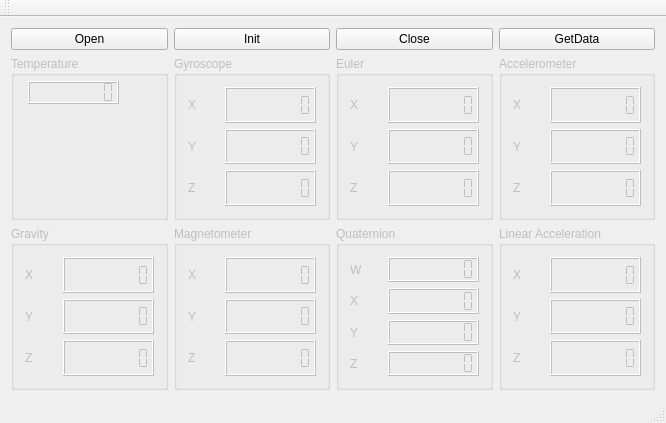
<?xml version="1.0" encoding="UTF-8"?>
<ui version="4.0">
 <class>MainWindow</class>
 <widget class="QMainWindow" name="MainWindow">
  <property name="enabled">
   <bool>true</bool>
  </property>
  <property name="geometry">
   <rect>
    <x>0</x>
    <y>0</y>
    <width>666</width>
    <height>423</height>
   </rect>
  </property>
  <property name="windowTitle">
   <string>MainWindow</string>
  </property>
  <widget class="QWidget" name="centralWidget">
   <layout class="QGridLayout" name="gridLayout">
    <item row="1" column="2">
     <widget class="QGroupBox" name="groupBox_Gyroscope">
      <property name="enabled">
       <bool>false</bool>
      </property>
      <property name="title">
       <string>Gyroscope</string>
      </property>
      <layout class="QGridLayout" name="gridLayout_6">
       <item row="0" column="0">
        <widget class="QLabel" name="label_Gyroscope_X">
         <property name="text">
          <string>X</string>
         </property>
        </widget>
       </item>
       <item row="0" column="1">
        <widget class="QLCDNumber" name="lcdNumber_Gyroscope_X">
         <property name="enabled">
          <bool>false</bool>
         </property>
         <property name="digitCount">
          <number>8</number>
         </property>
         <property name="segmentStyle">
          <enum>QLCDNumber::Flat</enum>
         </property>
        </widget>
       </item>
       <item row="1" column="0">
        <widget class="QLabel" name="label_Gyroscope_Y">
         <property name="text">
          <string>Y</string>
         </property>
        </widget>
       </item>
       <item row="1" column="1">
        <widget class="QLCDNumber" name="lcdNumber_Gyroscope_Y">
         <property name="enabled">
          <bool>false</bool>
         </property>
         <property name="digitCount">
          <number>8</number>
         </property>
         <property name="segmentStyle">
          <enum>QLCDNumber::Flat</enum>
         </property>
        </widget>
       </item>
       <item row="2" column="0">
        <widget class="QLabel" name="label_Gyroscope_Z">
         <property name="text">
          <string>Z</string>
         </property>
        </widget>
       </item>
       <item row="2" column="1">
        <widget class="QLCDNumber" name="lcdNumber_Gyroscope_Z">
         <property name="enabled">
          <bool>false</bool>
         </property>
         <property name="digitCount">
          <number>8</number>
         </property>
         <property name="segmentStyle">
          <enum>QLCDNumber::Flat</enum>
         </property>
        </widget>
       </item>
      </layout>
     </widget>
    </item>
    <item row="1" column="4">
     <widget class="QGroupBox" name="groupBox_Accelerometer">
      <property name="enabled">
       <bool>false</bool>
      </property>
      <property name="title">
       <string>Accelerometer</string>
      </property>
      <layout class="QGridLayout" name="gridLayout_5">
       <item row="2" column="0">
        <widget class="QLabel" name="label_Accelerometer_Y">
         <property name="text">
          <string>Y</string>
         </property>
        </widget>
       </item>
       <item row="3" column="0">
        <widget class="QLabel" name="label_Accelerometer_Z">
         <property name="text">
          <string>Z</string>
         </property>
        </widget>
       </item>
       <item row="1" column="0">
        <widget class="QLabel" name="label_Accelerometer_X">
         <property name="text">
          <string>X</string>
         </property>
        </widget>
       </item>
       <item row="1" column="1">
        <widget class="QLCDNumber" name="lcdNumber_Accelerometer_X">
         <property name="enabled">
          <bool>false</bool>
         </property>
         <property name="digitCount">
          <number>8</number>
         </property>
         <property name="segmentStyle">
          <enum>QLCDNumber::Flat</enum>
         </property>
        </widget>
       </item>
       <item row="2" column="1">
        <widget class="QLCDNumber" name="lcdNumber_Accelerometer_Y">
         <property name="enabled">
          <bool>false</bool>
         </property>
         <property name="digitCount">
          <number>8</number>
         </property>
         <property name="segmentStyle">
          <enum>QLCDNumber::Flat</enum>
         </property>
        </widget>
       </item>
       <item row="3" column="1">
        <widget class="QLCDNumber" name="lcdNumber_Accelerometer_Z">
         <property name="enabled">
          <bool>false</bool>
         </property>
         <property name="digitCount">
          <number>8</number>
         </property>
         <property name="segmentStyle">
          <enum>QLCDNumber::Flat</enum>
         </property>
        </widget>
       </item>
      </layout>
     </widget>
    </item>
    <item row="3" column="2">
     <widget class="QGroupBox" name="groupBox_Magnetometer">
      <property name="enabled">
       <bool>false</bool>
      </property>
      <property name="title">
       <string>Magnetometer</string>
      </property>
      <layout class="QGridLayout" name="gridLayout_7">
       <item row="0" column="0">
        <widget class="QLabel" name="label_Magnetometer_X">
         <property name="text">
          <string>X</string>
         </property>
        </widget>
       </item>
       <item row="0" column="1">
        <widget class="QLCDNumber" name="lcdNumber_Magnetometer_X">
         <property name="enabled">
          <bool>false</bool>
         </property>
         <property name="digitCount">
          <number>8</number>
         </property>
         <property name="segmentStyle">
          <enum>QLCDNumber::Flat</enum>
         </property>
        </widget>
       </item>
       <item row="1" column="0">
        <widget class="QLabel" name="label_Magnetometer_Y">
         <property name="text">
          <string>Y</string>
         </property>
        </widget>
       </item>
       <item row="1" column="1">
        <widget class="QLCDNumber" name="lcdNumber_Magnetometer_Y">
         <property name="enabled">
          <bool>false</bool>
         </property>
         <property name="digitCount">
          <number>8</number>
         </property>
         <property name="segmentStyle">
          <enum>QLCDNumber::Flat</enum>
         </property>
        </widget>
       </item>
       <item row="2" column="0">
        <widget class="QLabel" name="label_Magnetometer_Z">
         <property name="text">
          <string>Z</string>
         </property>
        </widget>
       </item>
       <item row="2" column="1">
        <widget class="QLCDNumber" name="lcdNumber_Magnetometer_Z">
         <property name="enabled">
          <bool>false</bool>
         </property>
         <property name="digitCount">
          <number>8</number>
         </property>
         <property name="segmentStyle">
          <enum>QLCDNumber::Flat</enum>
         </property>
        </widget>
       </item>
      </layout>
     </widget>
    </item>
    <item row="0" column="0">
     <widget class="QPushButton" name="pushButton_Open">
      <property name="text">
       <string>Open</string>
      </property>
     </widget>
    </item>
    <item row="3" column="0">
     <widget class="QGroupBox" name="groupBox_Gravity">
      <property name="enabled">
       <bool>false</bool>
      </property>
      <property name="title">
       <string>Gravity</string>
      </property>
      <layout class="QGridLayout" name="gridLayout_8">
       <item row="0" column="0">
        <widget class="QLabel" name="label_Gravity_X">
         <property name="text">
          <string>X</string>
         </property>
        </widget>
       </item>
       <item row="0" column="1">
        <widget class="QLCDNumber" name="lcdNumber_Gravity_X">
         <property name="enabled">
          <bool>false</bool>
         </property>
         <property name="digitCount">
          <number>8</number>
         </property>
         <property name="segmentStyle">
          <enum>QLCDNumber::Flat</enum>
         </property>
        </widget>
       </item>
       <item row="1" column="0">
        <widget class="QLabel" name="label_Gravity_Y">
         <property name="text">
          <string>Y</string>
         </property>
        </widget>
       </item>
       <item row="1" column="1">
        <widget class="QLCDNumber" name="lcdNumber_Gravity_Y">
         <property name="enabled">
          <bool>false</bool>
         </property>
         <property name="digitCount">
          <number>8</number>
         </property>
         <property name="segmentStyle">
          <enum>QLCDNumber::Flat</enum>
         </property>
        </widget>
       </item>
       <item row="2" column="0">
        <widget class="QLabel" name="label_Gravity_Z">
         <property name="text">
          <string>Z</string>
         </property>
        </widget>
       </item>
       <item row="2" column="1">
        <widget class="QLCDNumber" name="lcdNumber_Gravity_Z">
         <property name="enabled">
          <bool>false</bool>
         </property>
         <property name="digitCount">
          <number>8</number>
         </property>
         <property name="segmentStyle">
          <enum>QLCDNumber::Flat</enum>
         </property>
        </widget>
       </item>
      </layout>
     </widget>
    </item>
    <item row="1" column="0">
     <widget class="QGroupBox" name="groupBox_Temperature">
      <property name="enabled">
       <bool>false</bool>
      </property>
      <property name="title">
       <string>Temperature</string>
      </property>
      <widget class="QLCDNumber" name="lcdNumber_Temperature">
       <property name="enabled">
        <bool>false</bool>
       </property>
       <property name="geometry">
        <rect>
         <x>17</x>
         <y>25</y>
         <width>91</width>
         <height>23</height>
        </rect>
       </property>
       <property name="digitCount">
        <number>8</number>
       </property>
       <property name="segmentStyle">
        <enum>QLCDNumber::Flat</enum>
       </property>
      </widget>
     </widget>
    </item>
    <item row="1" column="3">
     <widget class="QGroupBox" name="groupBox_Euler">
      <property name="enabled">
       <bool>false</bool>
      </property>
      <property name="title">
       <string>Euler</string>
      </property>
      <layout class="QGridLayout" name="gridLayout_4">
       <item row="2" column="1">
        <widget class="QLCDNumber" name="lcdNumber_Euler_Y">
         <property name="enabled">
          <bool>false</bool>
         </property>
         <property name="digitCount">
          <number>8</number>
         </property>
         <property name="segmentStyle">
          <enum>QLCDNumber::Flat</enum>
         </property>
        </widget>
       </item>
       <item row="3" column="0">
        <widget class="QLabel" name="label_Euler_Z">
         <property name="text">
          <string>Z</string>
         </property>
        </widget>
       </item>
       <item row="3" column="1">
        <widget class="QLCDNumber" name="lcdNumber_Euler_Z">
         <property name="enabled">
          <bool>false</bool>
         </property>
         <property name="digitCount">
          <number>8</number>
         </property>
         <property name="segmentStyle">
          <enum>QLCDNumber::Flat</enum>
         </property>
        </widget>
       </item>
       <item row="0" column="1">
        <widget class="QLCDNumber" name="lcdNumber_Euler_X">
         <property name="enabled">
          <bool>false</bool>
         </property>
         <property name="digitCount">
          <number>8</number>
         </property>
         <property name="segmentStyle">
          <enum>QLCDNumber::Flat</enum>
         </property>
        </widget>
       </item>
       <item row="2" column="0">
        <widget class="QLabel" name="label_Euler_Y">
         <property name="text">
          <string>Y</string>
         </property>
        </widget>
       </item>
       <item row="0" column="0">
        <widget class="QLabel" name="label_Euler_X">
         <property name="text">
          <string>X</string>
         </property>
        </widget>
       </item>
      </layout>
     </widget>
    </item>
    <item row="3" column="4">
     <widget class="QGroupBox" name="groupBox_LinerarAcceleration">
      <property name="enabled">
       <bool>false</bool>
      </property>
      <property name="title">
       <string>Linear Acceleration</string>
      </property>
      <layout class="QGridLayout" name="gridLayout_2">
       <item row="0" column="0">
        <widget class="QLabel" name="label_LinearAcceleration_X">
         <property name="text">
          <string>X</string>
         </property>
        </widget>
       </item>
       <item row="0" column="1">
        <widget class="QLCDNumber" name="lcdNumber_LinearAcceleration_X">
         <property name="enabled">
          <bool>false</bool>
         </property>
         <property name="digitCount">
          <number>8</number>
         </property>
         <property name="segmentStyle">
          <enum>QLCDNumber::Flat</enum>
         </property>
        </widget>
       </item>
       <item row="1" column="0">
        <widget class="QLabel" name="label_LinearAcceleration_Y">
         <property name="text">
          <string>Y</string>
         </property>
        </widget>
       </item>
       <item row="1" column="1">
        <widget class="QLCDNumber" name="lcdNumber_LinearAcceleration_Y">
         <property name="enabled">
          <bool>false</bool>
         </property>
         <property name="digitCount">
          <number>8</number>
         </property>
         <property name="segmentStyle">
          <enum>QLCDNumber::Flat</enum>
         </property>
        </widget>
       </item>
       <item row="2" column="0">
        <widget class="QLabel" name="label_LinearAcceleration_Z">
         <property name="text">
          <string>Z</string>
         </property>
        </widget>
       </item>
       <item row="2" column="1">
        <widget class="QLCDNumber" name="lcdNumber_LinearAcceleration_Z">
         <property name="enabled">
          <bool>false</bool>
         </property>
         <property name="digitCount">
          <number>8</number>
         </property>
         <property name="segmentStyle">
          <enum>QLCDNumber::Flat</enum>
         </property>
        </widget>
       </item>
      </layout>
     </widget>
    </item>
    <item row="3" column="3">
     <widget class="QGroupBox" name="groupBox_Quaternion">
      <property name="enabled">
       <bool>false</bool>
      </property>
      <property name="title">
       <string>Quaternion</string>
      </property>
      <layout class="QGridLayout" name="gridLayout_3">
       <item row="2" column="0">
        <widget class="QLabel" name="label_Quaternion_Y">
         <property name="text">
          <string>Y</string>
         </property>
        </widget>
       </item>
       <item row="3" column="0">
        <widget class="QLabel" name="label_Quaternion_Z">
         <property name="text">
          <string>Z</string>
         </property>
        </widget>
       </item>
       <item row="1" column="0">
        <widget class="QLabel" name="label_Quaternion_X">
         <property name="text">
          <string>X</string>
         </property>
        </widget>
       </item>
       <item row="0" column="1">
        <widget class="QLCDNumber" name="lcdNumber_Quaternion_W">
         <property name="enabled">
          <bool>false</bool>
         </property>
         <property name="digitCount">
          <number>8</number>
         </property>
         <property name="segmentStyle">
          <enum>QLCDNumber::Flat</enum>
         </property>
        </widget>
       </item>
       <item row="3" column="1">
        <widget class="QLCDNumber" name="lcdNumber_Quaternion_Z">
         <property name="enabled">
          <bool>false</bool>
         </property>
         <property name="digitCount">
          <number>8</number>
         </property>
         <property name="segmentStyle">
          <enum>QLCDNumber::Flat</enum>
         </property>
        </widget>
       </item>
       <item row="0" column="0">
        <widget class="QLabel" name="label_Quaternion_W">
         <property name="enabled">
          <bool>false</bool>
         </property>
         <property name="text">
          <string>W</string>
         </property>
        </widget>
       </item>
       <item row="1" column="1">
        <widget class="QLCDNumber" name="lcdNumber_Quaternion_X">
         <property name="digitCount">
          <number>8</number>
         </property>
         <property name="segmentStyle">
          <enum>QLCDNumber::Flat</enum>
         </property>
        </widget>
       </item>
       <item row="2" column="1">
        <widget class="QLCDNumber" name="lcdNumber_Quaternion_Y">
         <property name="digitCount">
          <number>8</number>
         </property>
         <property name="segmentStyle">
          <enum>QLCDNumber::Flat</enum>
         </property>
        </widget>
       </item>
      </layout>
     </widget>
    </item>
    <item row="0" column="4">
     <widget class="QPushButton" name="pushButton_GetData">
      <property name="text">
       <string>GetData</string>
      </property>
     </widget>
    </item>
    <item row="0" column="3">
     <widget class="QPushButton" name="pushButton_Close">
      <property name="text">
       <string>Close</string>
      </property>
     </widget>
    </item>
    <item row="0" column="2">
     <widget class="QPushButton" name="pushButton_Init">
      <property name="text">
       <string>Init</string>
      </property>
     </widget>
    </item>
   </layout>
  </widget>
  <widget class="QMenuBar" name="menuBar">
   <property name="geometry">
    <rect>
     <x>0</x>
     <y>0</y>
     <width>666</width>
     <height>25</height>
    </rect>
   </property>
  </widget>
  <widget class="QToolBar" name="mainToolBar">
   <attribute name="toolBarArea">
    <enum>TopToolBarArea</enum>
   </attribute>
   <attribute name="toolBarBreak">
    <bool>false</bool>
   </attribute>
  </widget>
  <widget class="QStatusBar" name="statusBar"/>
 </widget>
 <layoutdefault spacing="6" margin="11"/>
 <resources/>
 <connections/>
</ui>
